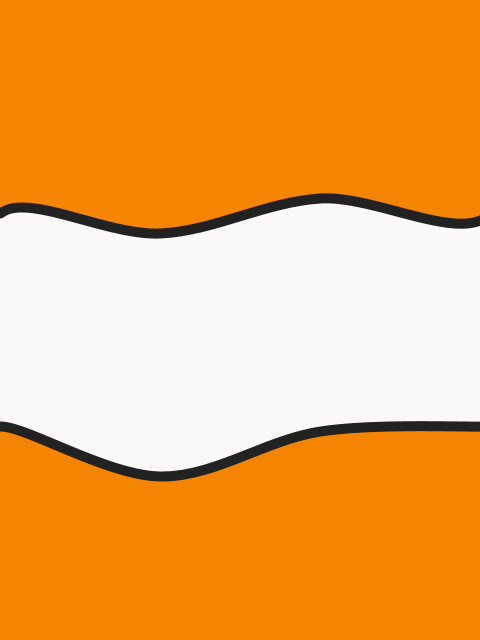
Frame 1 (no input)
Frame 2 (the mouse pressed at the canvas centre, redrawn once): identical to frame 1, image omitted

The Processing sketch that drew this single still picture (run headless with seeded random() and noise(); the mouse was pressed at the canvas centre and the sketch redrawn once):

// Processing sketch: finding_nemo
// ── finding_nemo.pde
// Manuale di Programmazione Cinematografica
// Daniele Olmisani, 2015

// Finding Nemo

final color PAPER = color(250, 249, 248);
final color INK1 = color(245, 132, 0);
final color INK2 = color(34, 34, 34);

final float STROKE = 10.0;

void setup() {
  
  size(480, 640);
  noLoop();
}

void draw() {
  
  background(PAPER);
  
  fill(INK1);
  stroke(INK2);
  strokeWeight(STROKE);
  
  float dx = width/3.0;
  float dy = height/3.0;

  beginShape();
  curveVertex(0, dy+150);
  curveVertex(0, dy);
  curveVertex(dx, dy +20);
  curveVertex(2*dx, dy -15);
  curveVertex(width+STROKE, dy);
  curveVertex(width+STROKE, dy-200);
  vertex(width+STROKE, 0-STROKE);
  vertex(0-STROKE, 0-STROKE);
  endShape();
  
  beginShape();
  curveVertex(0, 2*dy+50);
  curveVertex(0, 2*dy);
  curveVertex(dx, 2*dy +50);
  curveVertex(2*dx, 2*dy +5);
  curveVertex(width+STROKE, 2*dy);
  curveVertex(width+STROKE, 2*dy);
  vertex(width+STROKE, height+STROKE);
  vertex(0-STROKE, height+STROKE);
  endShape();
  
  save("finding-nemo.png");
}
